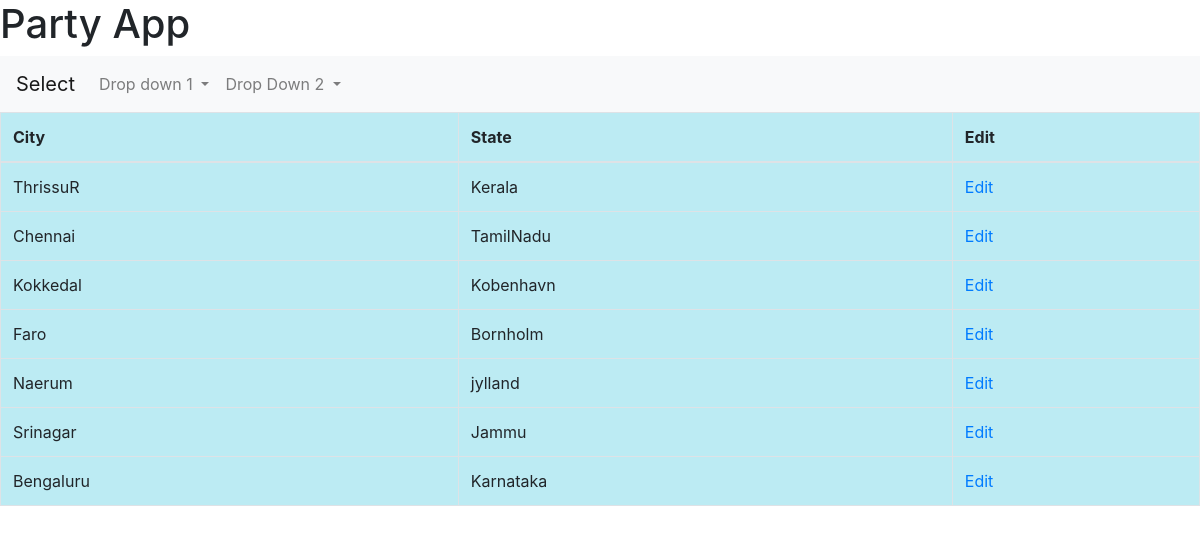
The app's page /Citylistview with its own data.
### purchaseapp/models.py (models this page shows, shortened)
class City(models.Model):
    CityId=models.IntegerField(auto_created=True,primary_key=True)
    CityName=models.CharField(max_length=50,verbose_name="City",null=True,blank=True)
    State=models.ForeignKey(State,on_delete=models.CASCADE,null=True,blank=True)

class State(models.Model):
    StateId=models.IntegerField(auto_created=True,primary_key=True)
    StateName=models.CharField(max_length=50,verbose_name="State",null=True,blank=True)
    StateCode=models.IntegerField(verbose_name="State Code",null=True,blank=True,)
    StateAbbr=models.CharField(max_length=5,verbose_name="State Abbr",null=True,blank=True)
    def __str__(self):
        return self.StateName

### purchaseapp/views.py (the view)
# urls.py: path('Citylistview',views.Citylistview,name="Citylistview"),
def Citylistview(request):
    if request.method=="GET":
        cityinst=City.objects.all()
        context={'citylist':cityinst}
        return render(request,'purchaseapp/citylist.html',context)

### purchaseapp/Templates/purchaseapp/citylist.html (shortened to what this page needs)
{%extends 'purchaseapp/base.html'%}
{%block body_content%}
<form method="GET">
<center>
    <table class="table table-bordered", style="background-color: rgb(188, 235, 243)"
    font-family="sans-serif" >
        <thead>
            <tr>
                <th>City</th>
                <th>State </th>
                <th>Edit</th>
            </tr>
        </thead>
        <tbody>
            {%for item in citylist%}
            <tr>
                <td>{{item.CityName}}</td>
                <td>{{item.State}}</td>
                <td><a href="{% url 'Cityeditview' id=item.CityId %}">Edit</a></td>
            </tr>
            {%endfor%}
        </tbody>
    </table>
</center>
</form>
{%endblock%}

### records on screen
City: CityName "ThrissuR", State "Kerala"
City: CityName "Chennai", State "TamilNadu"
City: CityName "Kokkedal", State "Kobenhavn"
City: CityName "Faro", State "Bornholm"
City: CityName "Naerum", State "jylland"
City: CityName "Srinagar", State "Jammu"
City: CityName "Bengaluru", State "Karnataka"
